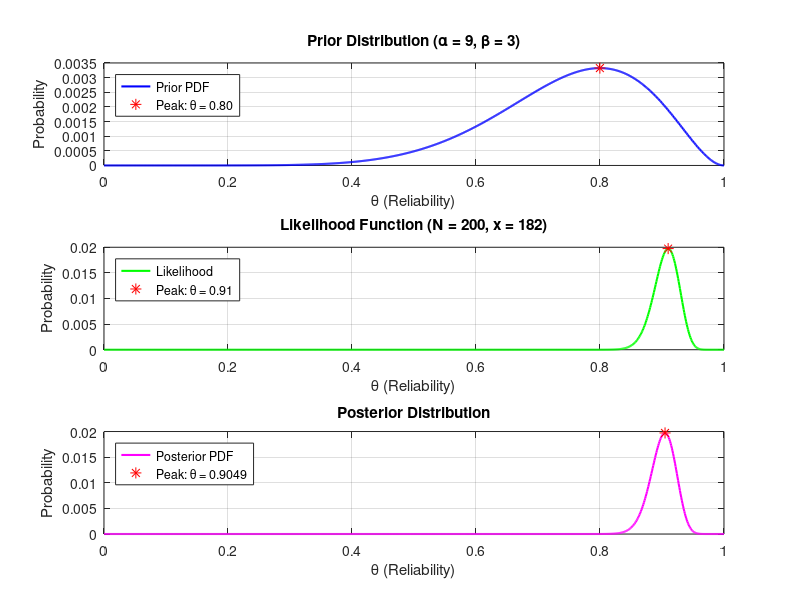
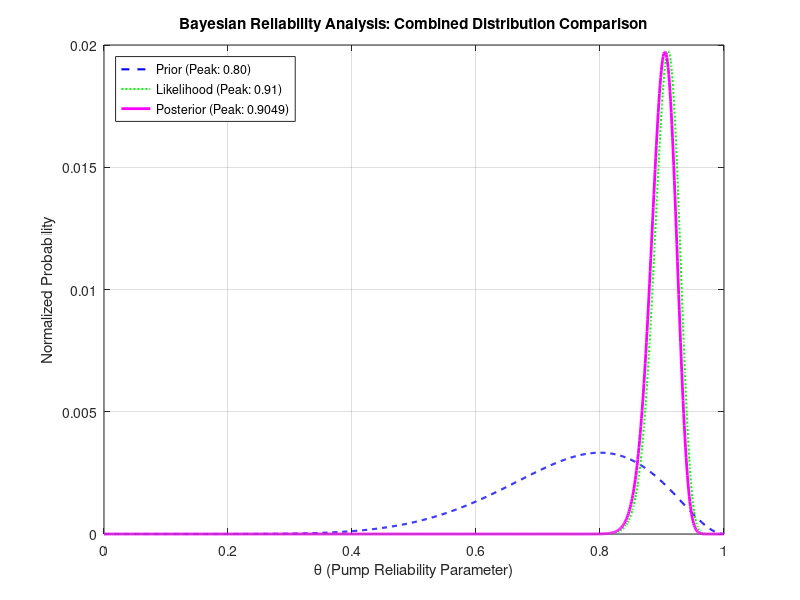

MATLAB code for these plots, in order:
%% Bayesian Reliability Analysis for New Pump Component
% Self-contained script implementing Prior, Likelihood, and Posterior calculations

clear; clc; close all;

%% 1. Parameter Definitions
% Prior Beta Distribution Parameters (Historical Estimates)
alpha = 9;
beta  = 3;

% New Supplier Test Data
N = 200;  % Total units tested
x = 182;  % Successful units

%% 2. Theta Domain Definition
theta = linspace(0, 1, 1000); % Reliability parameter domain [0, 1]

%% 3. Prior Distribution Calculation
% Beta prior PDF
prior = (gamma(alpha + beta) / (gamma(alpha) * gamma(beta))) .* (theta.^(alpha - 1)) .* ((1 - theta).^(beta - 1));
prior_norm = prior / sum(prior); % Normalized discrete PDF

[prior_pk, prior_idx] = max(prior_norm);
prior_loc = theta(prior_idx);

%% 4. Likelihood Function Calculation
% Binomial likelihood for N tests with x successes
% Note: Omitted nchoosek constant to prevent numerical overflow at large N
likelihood = (theta.^x) .* ((1 - theta).^(N - x));
likelihood_norm = likelihood / sum(likelihood); % Normalized discrete PDF

[like_pk, like_idx] = max(likelihood_norm);
like_loc = theta(like_idx);

%% 5. Posterior Distribution Calculation
% Bayes' Rule: Posterior ~ Likelihood * Prior
posterior_raw = likelihood_norm .* prior_norm;
posterior = posterior_raw / sum(posterior_raw); % Normalized discrete PDF

[post_pk, post_idx] = max(posterior);
post_loc = theta(post_idx);

%% 6. Display Numerical Results
fprintf('========================================\n');
fprintf('     BAYESIAN RELIABILITY RESULTS       \n');
fprintf('========================================\n');
fprintf('Prior Peak (Mode):      theta = %.4f\n', prior_loc);
fprintf('Likelihood Peak (Mode): theta = %.4f\n', like_loc);
fprintf('Posterior Peak (Mode):  theta = %.4f\n', post_loc);
fprintf('========================================\n');

%% 7. Visualizations

% Figure 1: Individual Subplots
figure('Name', 'Bayesian Reliability Analysis - Subplots', 'Color', 'w');

% Prior Subplot
subplot(3, 1, 1);
plot(theta, prior_norm, 'b-', 'LineWidth', 1.5); hold on;
plot(prior_loc, prior_pk, 'r*', 'MarkerSize', 8);
title(sprintf('Prior Distribution (\\alpha = %d, \\beta = %d)', alpha, beta));
xlabel('\theta (Reliability)'); ylabel('Probability');
grid on;
legend('Prior PDF', sprintf('Peak: \\theta = %.2f', prior_loc), 'Location', 'northwest');

% Likelihood Subplot
subplot(3, 1, 2);
plot(theta, likelihood_norm, 'g-', 'LineWidth', 1.5); hold on;
plot(like_loc, like_pk, 'r*', 'MarkerSize', 8);
title(sprintf('Likelihood Function (N = %d, x = %d)', N, x));
xlabel('\theta (Reliability)'); ylabel('Probability');
grid on;
legend('Likelihood', sprintf('Peak: \\theta = %.2f', like_loc), 'Location', 'northwest');

% Posterior Subplot
subplot(3, 1, 3);
plot(theta, posterior, 'm-', 'LineWidth', 1.5); hold on;
plot(post_loc, post_pk, 'r*', 'MarkerSize', 8);
title('Posterior Distribution');
xlabel('\theta (Reliability)'); ylabel('Probability');
grid on;
legend('Posterior PDF', sprintf('Peak: \\theta = %.4f', post_loc), 'Location', 'northwest');

% Figure 2: Combined Overlay Comparison
figure('Name', 'Combined Bayesian Distributions', 'Color', 'w');
plot(theta, prior_norm, 'b--', 'LineWidth', 1.5, 'DisplayName', sprintf('Prior (Peak: %.2f)', prior_loc)); hold on;
plot(theta, likelihood_norm, 'g:', 'LineWidth', 1.5, 'DisplayName', sprintf('Likelihood (Peak: %.2f)', like_loc));
plot(theta, posterior, 'm-', 'LineWidth', 2.0, 'DisplayName', sprintf('Posterior (Peak: %.4f)', post_loc));
title('Bayesian Reliability Analysis: Combined Distribution Comparison');
xlabel('\theta (Pump Reliability Parameter)'); ylabel('Normalized Probability');
grid on;
legend('Location', 'northwest');
